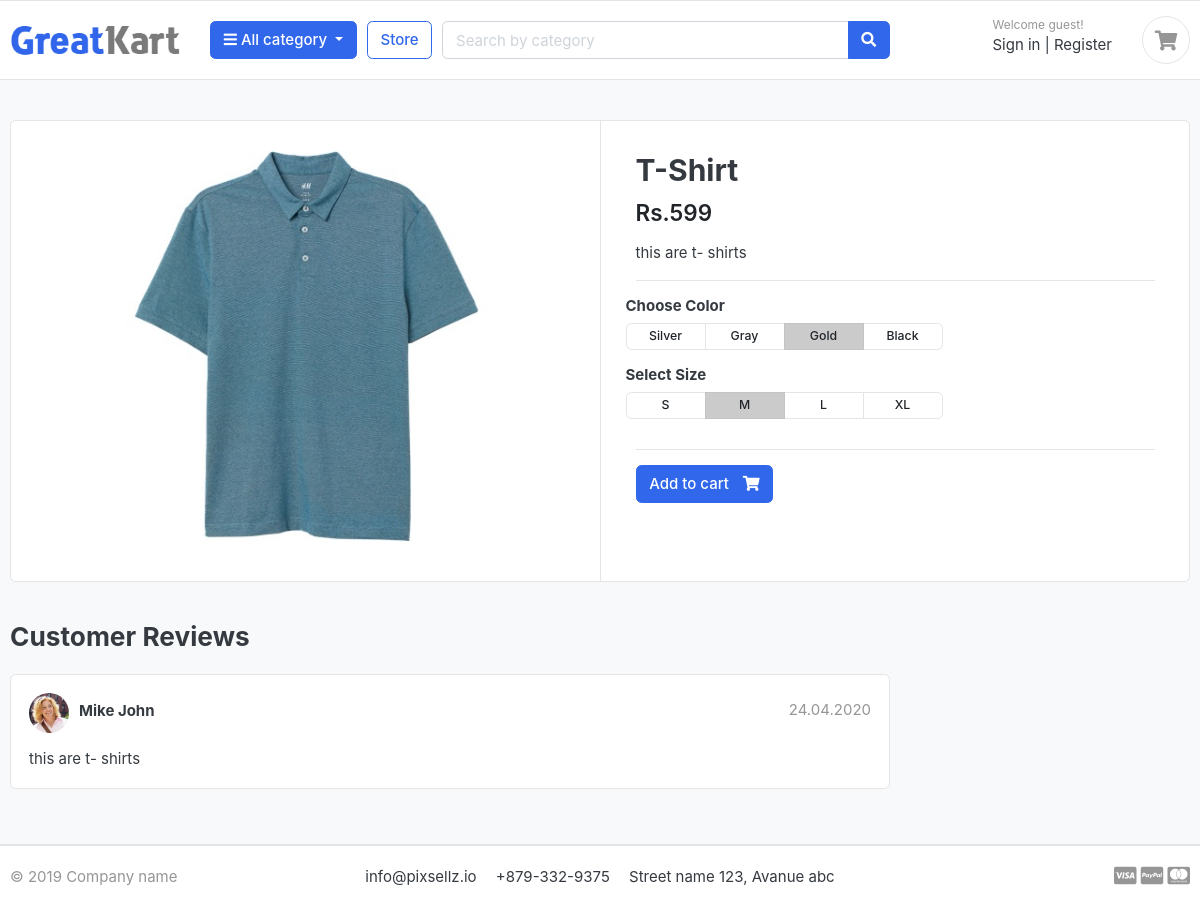
The page /store/fashion/t-shirt/ on the database its author committed.
### store/models.py (models this page shows, shortened)
class Product(models.Model):
    product_name = models.CharField(max_length=200, unique=True)
    slug = models.SlugField(max_length=200, unique=True)
    description = models.TextField(max_length=500, blank=True)
    price = models.IntegerField()
    images = models.ImageField(upload_to='photos/products')
    stock = models.IntegerField()
    is_available = models.BooleanField(default=True)
    category = models.ForeignKey(Category, on_delete=models.CASCADE)
    created_date = models.DateTimeField(auto_now_add=True)
    modified_date = models.DateTimeField(auto_now=True)

### store/views.py (the view)
# urls.py: path('<slug:category_name>/<slug:product_name>/', views.product_detail, name='product_detail'),
def product_detail(request, category_name=None, product_name=None):
    try:
        Ctg = Category.objects.all()
        single_product = Product.objects.get(category__slug=category_name, slug=product_name)
        in_cart = CartItem.objects.filter(cart__cart_id=_cart_id(request), product=single_product).exists()
    except Exception as e:
        raise e
    context = {'single_product': single_product,
               'in_cart': in_cart,'categories':Ctg}
    return render(request, 'product_detail.html', context)

### cart/views.py (called while the page is built)
def _cart_id(request):
    cart = request.session.session_key # session key (unique)
    if not cart:
        cart = request.session.create()
    return cart

### templates/product_detail.html
{% extends 'base.html' %}
{% load static %}
{% block content %}
<section class="section-content padding-y bg">
    <div class="container">
        <div class="card">
            <div class="row no-gutters">
                <aside class="col-md-6">
                    <article class="gallery-wrap">
                        <div class="img-big-wrap">
                            <a href="#"><img src="{{ single_product.images.url }}"></a>
                        </div>
                    </article>
                </aside>
                <main class="col-md-6 border-left">
                    <article class="content-body">
                        <h2 class="title">{{ single_product.product_name | title}}</h2>
                        <div class="mb-3">
                            <var class="price h4">Rs.{{ single_product.price }}</var>
                        </div>
                        <p>{{ single_product.description }}</p>
                        <hr>
                        <div class="row">
                            <div class="item-option-select">
                                <h6>Choose Color</h6>
                                <div class="btn-group btn-group-sm btn-group-toggle" data-toggle="buttons">
                                    <label class="btn btn-light">
                                        <input type="radio" name="radio_color"> Silver
                                    </label>
                                    <label class="btn btn-light">
                                        <input type="radio" name="radio_color"> Gray
                                    </label>
                                    <label class="btn btn-light active">
                                        <input type="radio" name="radio_color checked"> Gold
                                    </label>
                                    <label class="btn btn-light">
                                        <input type="radio" name="radio_color"> Black
                                    </label>
                                </div>
                            </div>
                        </div>
                        <div class="row">
                            <div class="item-option-select">
                                <h6>Select Size</h6>
                                <div class="btn-group btn-group-sm btn-group-toggle" data-toggle="buttons">
                                    <label class="btn btn-light">
                                        <input type="radio" name="radio_color"> S
                                    </label>
                                    <label class="btn btn-light active">
                                        <input type="radio" name="radio_color" checked> M
                                    </label>
                                    <label class="btn btn-light">
                                        <input type="radio" name="radio_color"> L
                                    </label>
                                    <label class="btn btn-light">
                                        <input type="radio" name="radio_color"> XL
                                    </label>
                                </div>
                            </div>
                        </div>
                        <hr>
                        {% if single_product.stock <= 0 %}
                            <h5 class="text-danger">Out Of Stock</h5>
                        {% else %}
                            {% if in_cart %}
                                <a href="#" class="btn  btn-success"> <span class="text">Added to cart</span><i class="fas fa-check"></i> </a>
                                <a href="{% url 'cart' %}" class="btn  btn-outline-primary"> <span class="text">View cart</span><i class="fas fa-eye"></i> </a>
                            {% else %}
                                <a href="{% url 'add_cart' single_product.id %}" class="btn  btn-primary"> <span class="text">Add to cart</span>
                                <i class="fas fa-shopping-cart"></i> </a>
                            {% endif %}
                        {% endif %}
                    </article>
                </main>
            </div>
        </div>
        <br>
        <div class="row">
            <div class="col-md-9">
                <header class="section-heading">
                    <h3>Customer Reviews </h3>
                </header>
                <article class="box mb-3">
                    <div class="icontext w-100">
                        <img src="{% static './images/avatars/avatar1.jpg' %}" class="img-xs icon rounded-circle">
                        <div class="text">
                            <span class="date text-muted float-md-right">24.04.2020</span>
                            <h6 class="mb-1">Mike John </h6>
                        </div>
                    </div>
                    <div class="mt-3">
                        <p>{{ single_product.description }}</p>
                    </div>
                </article>
            </div>
        </div>
    </div>
</section>
</body>
</html>
{% endblock %}

### static/css/ui.css (style rules this page uses)
html { font-family: "Inter", sans-serif; font-size: 15px; }
.content-body { flex: 1 1 auto; padding: 2rem 2.3rem; }
.img-xs, .img-sm, .img-md, .img-lg { -o-object-fit: cover; object-fit: cover; flex-shrink: 0; flex-grow: 0; }
.img-xs { width: 40px; height: 40px; }
.padding-y { padding-top: 40px; padding-bottom: 40px; }
var { font-style: normal; }
article:after, .form-group:after { display: block; clear: both; content: ""; }
.bg { background-color: #f8f9fa; }
.section-heading { margin-bottom: 20px; margin-top: 15px; }
p:last-child { margin-bottom: 0; }
.btn-light { background-color: #fff; border-color: #e4e4e4; }
.btn .text + i { margin-left: 10px; }
.icontext { display: inline-flex; align-items: center; vertical-align: middle; }
.icontext .text { width: 100%; line-height: 1.2; }
.icontext .icon { position: relative; margin-right: 10px; flex-shrink: 0; flex-grow: 0; }
.price { font-weight: 600; color: #212529; }
.box { padding: 18px; background: #fff; border-radius: 0.37rem; border: 1px solid #e4e4e4; }
.box img { max-width: 100%; }
.gallery-wrap .img-big-wrap { margin-bottom: 10px; border-radius: 0.37rem; overflow: hidden; background-color: #fff; }
.gallery-wrap .img-big-wrap a { text-align: center; display: block; }
.gallery-wrap .img-big-wrap img { height: 450px; width: auto; display: inline-block; }
.item-option-select { margin-bottom: 1rem; display: inline-block; margin-right: 15px; }
.item-option-select .btn { min-width: 80px; }

### rows shown on the page
Product: images (picture), product_name "T-Shirt", price "599", description "this are t- shirts"
